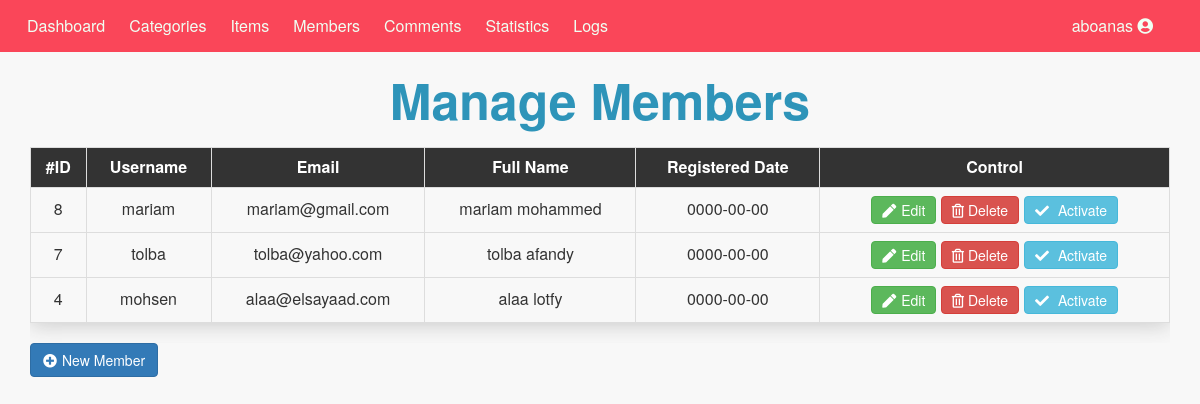
/Admin/members.php (signed in), run on the app's committed database.
### tables this page shows
CREATE TABLE `users` (
  `UserID` int(11) NOT NULL COMMENT 'To identify User',
  `Username` varchar(255) NOT NULL COMMENT 'Username to login',
  `Password` varchar(255) NOT NULL COMMENT 'Password to login',
  `Email` varchar(255) NOT NULL,
  `FullName` varchar(255) NOT NULL,
  `GroupID` int(11) NOT NULL DEFAULT '0' COMMENT 'User Permission',
  `TrustStatus` int(11) NOT NULL DEFAULT '0' COMMENT 'Seller Rank',
  `RegStatus` int(11) NOT NULL DEFAULT '0' COMMENT 'User Approval',
  `Date` date NOT NULL
);

### Admin/members.php (the view, shortened to what this page needs)
    <?php
    if(isset($_SESSION['Username'])){
        include 'init.php';
        $do = isset($_GET['do']) ? $_GET['do'] : 'Manage';
        if ($do == 'Manage'){
            $query = '';
            $stmt = $con->prepare("SELECT * FROM users WHERE GroupID != 1 $query ORDER BY UserID DESC");
            $stmt->execute();
            $rows = $stmt->fetchAll();
            if(!empty($rows)){
            ?>
            <h1 class="text-center">Manage Members</h1>
            <div class="container">
                <div class="table-responsive">
                    <table class="main-table table table-bordered table-hover">
                        <tr>
                            <th>#ID</th>
                            <th>Username</th>
                            <th>Email</th>
                            <th>Full Name</th>
                            <th>Registered Date</th>
                            <th>Control</th>
                        </tr>
                        <?php
                            foreach ($rows as $row) {
                                echo "<tr>";
                                    echo "<td>" . $row['UserID'] . "</td>";
                                    echo "<td>" . $row['Username'] . "</td>";
                                    echo "<td>" . $row['Email'] . "</td>";
                                    echo "<td>" . $row['FullName'] . "</td>";
                                    echo "<td>" . $row['Date'] . "</td>";
                                    echo "<td>
                                            <a href='members.php?do=Edit&userid="   . $row['UserID'] . "' class='btn btn-success'><i class='fas fa-pen'></i>Edit</a>
                                            <a href='members.php?do=Delete&userid=" . $row['UserID'] . "' class='btn btn-danger confirm'><i class='far fa-trash-alt'></i> Delete </a>";
                                    if($row['RegStatus'] == 0){
                                        echo "<a href='members.php?do=Activate&userid=" . $row['UserID'] . "'
                                        class='btn btn-info activate'><i class='fas fa-check'></i> Activate</a>";
                                    }
                                    echo "</td>";
                                echo "</tr>";
                            }
                        ?>
                    </table>
                </div>
                <a href='members.php?do=Add' class="btn btn-primary"><i class="fas fa-plus-circle"></i>New Member<a>
            </div>
        <?php } else {
            echo "<div class='container'>";
                echo "<div class='alert alert-danger'>There is no members to show</div>";
                echo "<a href='members.php?do=Add' class='btn btn-primary btn-sm'><i class='fas fa-plus-circle'></i>New Member<a>";
            echo "<div>";
        }?>
            <?php
            }
        include $tpl . 'footer.inc.php';
    } else{
    header('Location: index.php');
    exit();
    ob_end_flush();
}

### Admin/themes/css/all.css (style rules this page uses)
.fa, .fas, .far, .fal, .fab { -moz-osx-font-smoothing: grayscale; -webkit-font-smoothing: antialiased; display: inline-block; font-style: normal; font-variant: normal; text-rendering: auto; line-height: 1; }
.fa-check:before { content: "\f00c"; }
.fa-pen:before { content: "\f304"; }
.fa-plus-circle:before { content: "\f055"; }
.fa-trash-alt:before { content: "\f2ed"; }
.far { font-family: 'Font Awesome 5 Free'; font-weight: 400; }
.fa, .fas { font-family: 'Font Awesome 5 Free'; font-weight: 900; }

### Admin/themes/css/admin.css (style rules this page uses)
body { background-color: #f8f8f8; font-size: 16px }
i.fas { margin-right: 5px }
h1 { font-size: 5rem; margin: 20px 0; font-weight: bold; color: #2E94B9 }
.main-table { -webkit-box-shadow: 0 3px 20px #ccc; -moz-box-shadow: 0 3px 20px #ccc; -o-box-shadow: 0 3px 20px #ccc; box-shadow: 0 3px 20px #ccc; }
.main-table td { vertical-align: middle !important; }
.main-table th { background-color: #333; color: #fff; text-align: center; }
.main-table tr { text-align: center; }
.main-table .btn { padding: 3px 10px }
.activate { margin-left: 5px }

### data on the page
users: UserID "8", Username "mariam", Email "mariam@gmail.com", FullName "mariam mohammed", Date "0000-00-00"
users: UserID "7", Username "tolba", Email "tolba@yahoo.com", FullName "tolba afandy", Date "0000-00-00"
users: UserID "4", Username "mohsen", Email "alaa@elsayaad.com", FullName "alaa lotfy", Date "0000-00-00"

### other printed values
lang('HOME_ADMIN') "Dashboard"
lang('CATEGORIES') "Categories"
lang('ITEMS') "Items"
lang('MEMBERS') "Members"
lang('COMMENTS') "Comments"
lang('STATISTICS') "Statistics"
lang('LOGS') "Logs"
